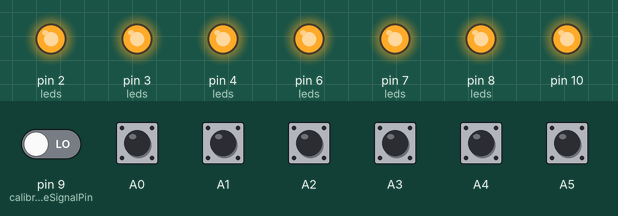
Bench run of a sketch on a simulated Arduino Nano, built with avr-gcc and run on an emulated ATmega328P. Shown: output pins drawn as LEDs (lit = HIGH). Inputs (shaded band) come from the test bench; at power-on: A0–5 HIGH, pin 9 (calibrateSignalPin) LOW. What the sketch prints to the serial monitor is not drawn.

Above: at 2.2 s.
2.3 s: pin 9 (calibrateSignalPin) driven HIGH
At 2.6 s:
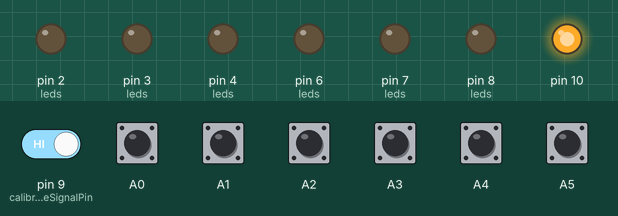
At 6.1 s:
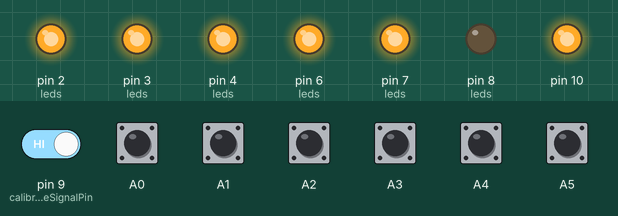
Timing chart, 0 to 28.5 s (numbered marks = the images above; inputs shaded):
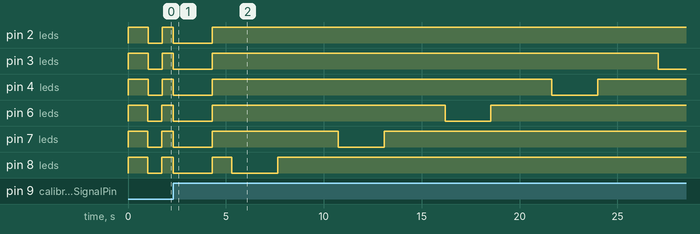

The sketch:

sensorsTopHalf.ino
```cpp
#include <ADCTouch.h>
#include <SPI.h>

#define on LOW
#define off HIGH
#define SAMPLES 50
#define CALIBRATE_SAMPLES 100
#define DELAYTIME 0

#define but1 A0
#define but2 A2
#define but3 A1
#define but4 A5
#define but5 A3
#define but6 A4

#define but1LED 8
#define but2LED 7
#define but3LED 6
#define but4LED 4
#define but5LED 3
#define but6LED 2

#define calibrateSignalPin 9

int buts[6] = {but1, but2, but3, but4, but5, but6};
int refs[6] = {0, 0, 0, 0, 0, 0};
int values[6] = {0, 0, 0, 0, 0, 0};
int thresholds[6] = {5, 11, 10, 5, 5, 3};
int leds[6] = {but1LED, but2LED, but3LED, but4LED, but5LED, but6LED};

char sendValues[6] = {'1', '2', '3', '4', '5', '6'};

int counter = 0;
int oneTimeCounter = 0;
int calibrateFlag = 0;

void setup() {

  Serial.begin(9600);
  SPI.begin();

  for(int i = 0; i<6; i++)
  {
    pinMode(leds[i], OUTPUT);
    digitalWrite(leds[i], off);
  }
  pinMode(calibrateSignalPin, INPUT);

  //calibrate();
  delay(1000);

}

void loop() {

  if(counter == 1000 || oneTimeCounter == 10)
  {
    getRefs();
    counter = 0;
  }

  calibrateFlag = digitalRead(calibrateSignalPin);
  if(calibrateFlag == 1)
  {
    calibrate();
  }

  for(int i = 0; i<6; i++)
  {
    values[i] = (ADCTouch.read(buts[i], SAMPLES) - refs[i]);
    Serial.print(values[i]);
    Serial.print("   ");
    if(values[i] > thresholds[i])
    {
      digitalWrite(leds[i], on);
      SPI.transfer(sendValues[i]);
    }
    else
    {
      digitalWrite(leds[i], off);
    }
    delay(DELAYTIME);
  }

  Serial.println("");
  counter++;
  oneTimeCounter++;
}

void getRefs()
{
 delay(100);
 for(int i = 0; i<6; i++)
 {
   refs[i] = ADCTouch.read(buts[i], 200);
   delay(DELAYTIME);
 }
 delay(100);
}

void calibrate()
{
  for(int i = 0; i<6; i++)
  {
    digitalWrite(leds[i], on);
  }
  delay(2000);

  for(int i = 0; i<6; i++)
  {
    digitalWrite(leds[i], off);
  }
  delay(1000);

  for(int i = 0; i<6; i++)
  {
    digitalWrite(leds[i], on);
    delay(2000);
    getRefs();
    digitalWrite(leds[i], off);
    delay(2000);

    for(int j = 0; j<CALIBRATE_SAMPLES; j++)
    {
      values[i] += (ADCTouch.read(buts[i], SAMPLES) - refs[i]);
    }
    values[i] = values[i]/CALIBRATE_SAMPLES;
    delay(500);
  }
  thresholds[0] = values[0] - 2;
  thresholds[1] = values[1] - 3;
  thresholds[2] = values[2] - 3;
  thresholds[3] = values[3] - 3;
  thresholds[4] = values[4] - 8;
  thresholds[5] = values[5] - 8;

  Serial.println("Threshold Values");
  for(int i = 0; i<6; i++)
  {
    Serial.print(thresholds[i]);
    Serial.print("   ");
  }
  Serial.println("");

  for(int i = 0; i<6; i++)
  {
    digitalWrite(leds[i], on);
  }
  delay(2000);

  for(int i = 0; i<6; i++)
  {
    digitalWrite(leds[i], off);
  }
  delay(1000);
  getRefs();
  delay(1000);
}
```

Measured:
- after the input at 2.3 s, pin 2 (leds): HIGH → LOW at once, → HIGH 2.0 s later; pin 3 (leds): HIGH → LOW at once, → HIGH 2.0 s later, → LOW 22.8 s later
